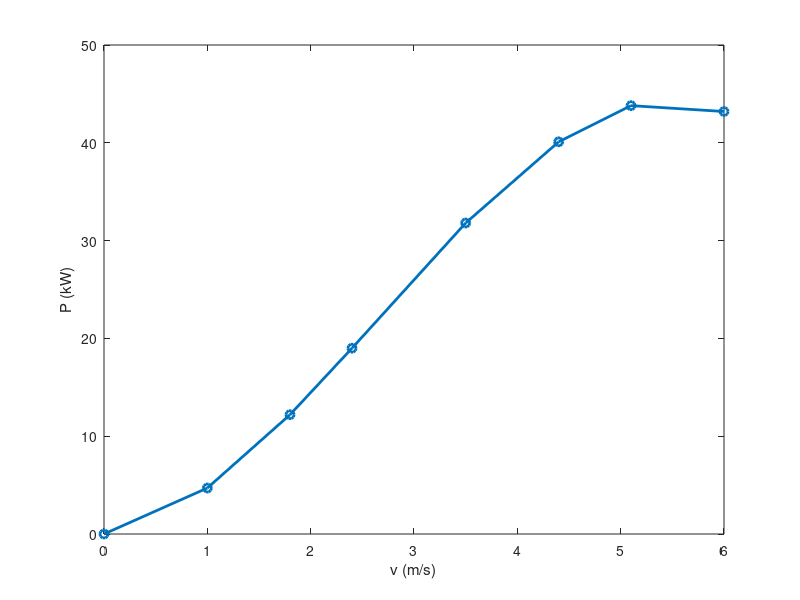

Write MATLAB code to recreate this figure.
%% Accelerazione macchina

clear; clc; close all;

m = 2000; % kg

TAB = [ 0 0
        1.0 4.7
        1.8 12.2
        2.4 19.0
        3.5 31.8
        4.4 40.1
        5.1 43.8
        6.0 43.2];
    
v = TAB(2:end,1);           % m/w
P = TAB(2:end,2)*1000;      % kW --> W

figure(1)
plot(TAB(:,1),TAB(:,2),'o-','LineWidth',2)
xlabel('v (m/s)')
ylabel('P (kW)');

dt = m*trapz(v,v./P);

fprintf("Ci impiega %1.2f s\n",dt);